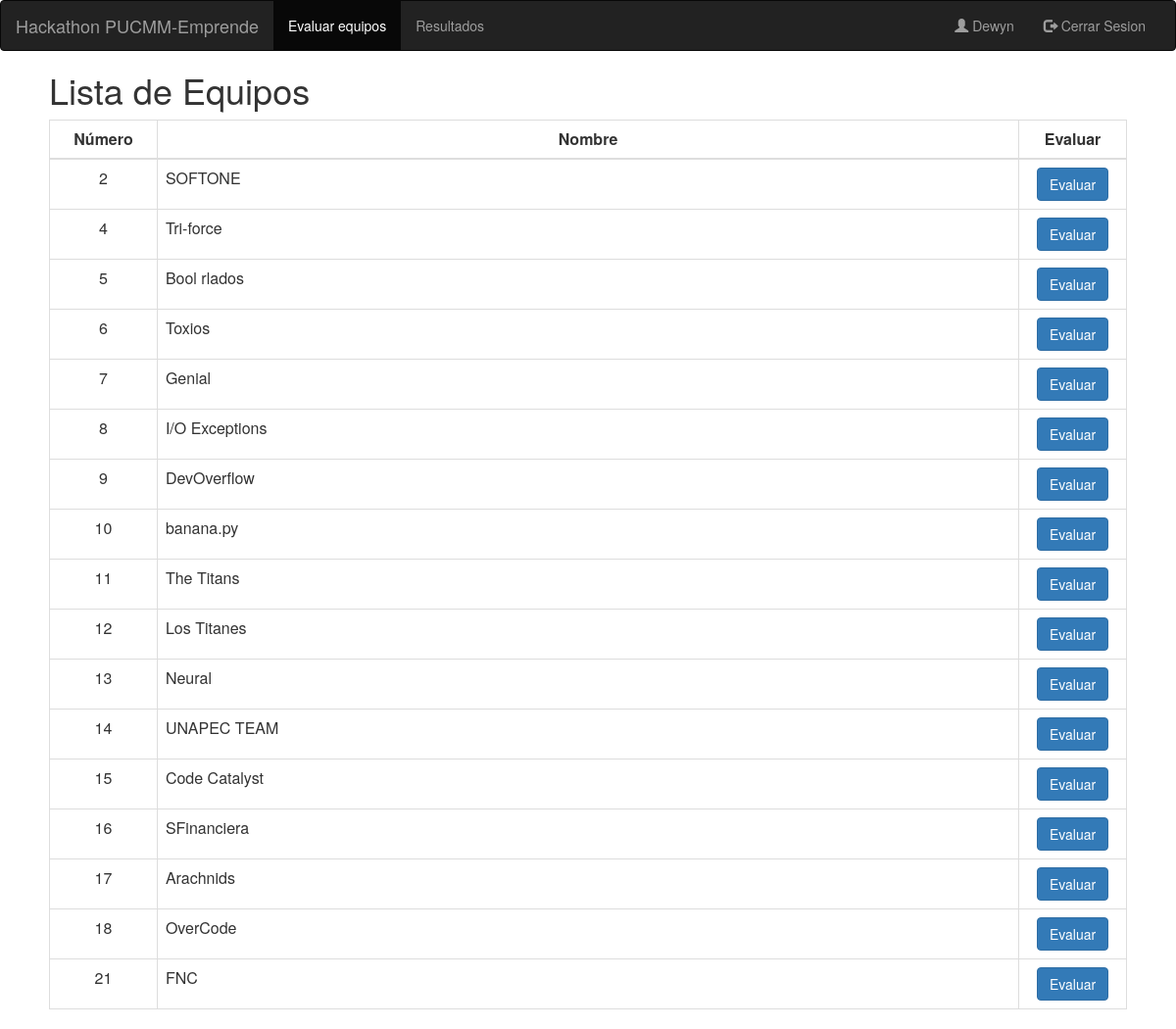
The app's page /equipos-evaluar/ (signed in) with its own data.
### evaluacion/models.py (models this page shows, shortened)
class Equipo(models.Model):
    nombre = models.CharField(max_length=15, null=False, blank=False)
    puntuacion = models.IntegerField(default=0)
    habilitado = models.BooleanField(null=False, default=True)

### evaluacion/views.py (the view)
# urls.py: path('equipos-evaluar/', ListaEquiposEvaluar.as_view(), name='equipos-evaluar'),
class ListaEquiposEvaluar(LoginRequiredMixin, ListView):
    model = Equipo
    template_name = 'equipos_list.html'
    queryset = Equipo.objects.filter(habilitado=True)
    paginate_by = 25
    login_url = settings.LOGIN_URL
    def get_context_data(self, *, object_list=None, **kwargs):
        context = super(ListaEquiposEvaluar, self).get_context_data(**kwargs)
        jurado = Jurado.objects.filter(user=self.request.user).first()
        context['jurado'] = jurado
        return context
    def get_queryset(self):
        qs = Equipo.objects.all()
        jurado = Jurado.objects.filter(user=self.request.user).first()
        equipos_evaluados = [e.equipo.id for e in EquipoEvaluado.objects.filter(jurado=jurado)]
        qs = qs.exclude(id__in=equipos_evaluados)
        qs = qs.filter(habilitado=True)
        return qs

### evaluacion/templates/equipos_list.html (shortened to what this page needs)
<html>
{% load bootstrap3 %}
    {% bootstrap_css %}
{% block navbar %}
    <nav class="navbar navbar-inverse">
        <div class="container-fluid">
            <div class="navbar-header">
                <a class="navbar-brand">Hackathon PUCMM-Emprende</a>
            </div>
            <div class="collapse navbar-collapse" id="myNavbar">
                <ul class="nav navbar-nav">
                    <li class="active"><a href="/equipos-evaluar">Evaluar equipos</a></li>
                    <li><a href="/resultados">Resultados</a></li>
                </ul>
                <ul class="nav navbar-nav navbar-right">
                    <li><a href="#"><span class="glyphicon glyphicon-user"></span> {{ user.get_username | capfirst }}
                    </a></li>
                    <li><a href="/logout"><span class="glyphicon glyphicon-log-out"></span> Cerrar Sesion</a></li>
                </ul>
            </div>
        </div>
    </nav>
{% endblock %}
{% block content %}
    <div class="list-group">
        <div style="margin-left: 50px; margin-right: 50px;">
            <h1>Lista de Equipos</h1>
            {% if jurado %}
                {% if object_list %}
                    <table class="table table-bordered">
                        <thead>
                        <tr>
                            <td width="10%" class="text-center"><b>Número</b></td>
                            <td class="text-center"><b>Nombre</b></td>
                            <td class="text-center"><b>Evaluar</b></td>
                        </tr>
                        </thead>
                        <tbody>
                        {% for e in object_list %}
                            <tr>
                                <td class="text-center" width="10%">{{ e.pk }}</td>
                                <td>{{ e.nombre }}</td>
                                <td class="text-center" width="10%"><a class="btn btn-primary" href="equipo/{{ e.id }}">Evaluar</a>
                                </td>
                            </tr>
                        {% endfor %}
                        </tbody>
                    </table>
                {% else %}
                    <h2 class="text-center">TODOS LOS EQUIPOS EVALUADOS</h2>
                {% endif %}
            {% endif %}
        </div>
    </div>
{% endblock %}
</html>

### records on screen
Equipo: pk "2", nombre "SOFTONE"
Equipo: pk "4", nombre "Tri-force"
Equipo: pk "5", nombre "Bool rlados"
Equipo: pk "6", nombre "Toxios"
Equipo: pk "7", nombre "Genial"
Equipo: pk "8", nombre "I/O Exceptions"
Equipo: pk "9", nombre "DevOverflow"
Equipo: pk "10", nombre "banana.py"
Equipo: pk "11", nombre "The Titans"
Equipo: pk "12", nombre "Los Titanes"
Equipo: pk "13", nombre "Neural"
Equipo: pk "14", nombre "UNAPEC TEAM"
Equipo: pk "15", nombre "Code Catalyst"
Equipo: pk "16", nombre "SFinanciera"
Equipo: pk "17", nombre "Arachnids"
Equipo: pk "18", nombre "OverCode"
Equipo: pk "21", nombre "FNC"

### other values on screen
{{ user.get_username | capfirst }} "Dewyn"
